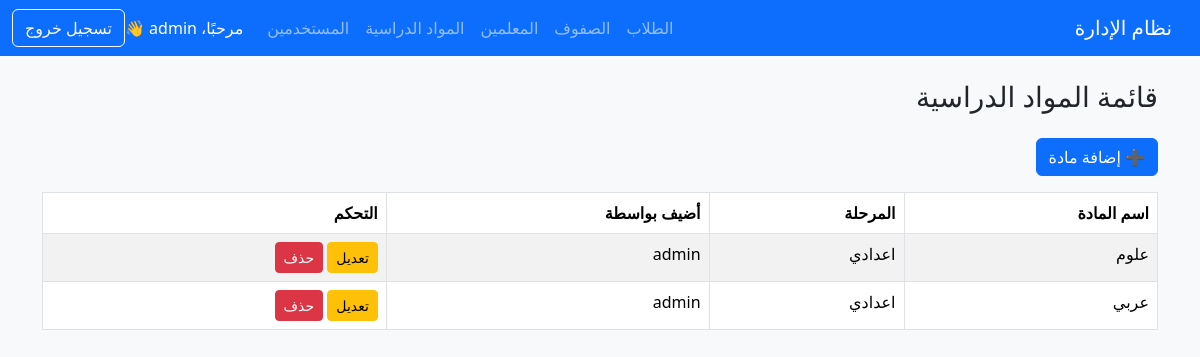
The page /youssef_students_v2/subjects/view.php (signed in) on the database its author committed.
### tables this page shows
CREATE TABLE `subjects` (
  `id` int(11) NOT NULL,
  `name` varchar(100) DEFAULT NULL,
  `level` varchar(50) DEFAULT NULL,
  `added_by` int(11) DEFAULT NULL
);

CREATE TABLE `users` (
  `id` int(11) NOT NULL,
  `username` varchar(50) NOT NULL,
  `password` varchar(255) NOT NULL,
  `role` varchar(20) DEFAULT 'user'
);

### youssef_students_v2/subjects/view.php (the view, shortened to what this page needs)
<?php
include '../includes/header.php';
include '../config/db.php';
$user_id = $_SESSION['user_id'];
$sql = "SELECT s.*, u.username FROM subjects s JOIN users u ON s.added_by = u.id WHERE s.added_by = $user_id";
$result = $conn->query($sql);
?>
<h3 class="mb-4">قائمة المواد الدراسية</h3>
<a href="add.php" class="btn btn-primary mb-3">➕ إضافة مادة</a>
<table class="table table-bordered table-striped">
  <thead>
    <tr>
      <th>اسم المادة</th>
      <th>المرحلة</th>
      <th>أضيف بواسطة</th>
      <th>التحكم</th>
    </tr>
  </thead>
  <tbody>
    <?php while($row = $result->fetch_assoc()): ?>
    <tr>
      <td><?= $row['name'] ?></td>
      <td><?= $row['level'] ?></td>
      <td><?= $row['username'] ?></td>
      <td>
        <a href="edit.php?id=<?= $row['id'] ?>" class="btn btn-sm btn-warning">تعديل</a>
        <a href="delete.php?id=<?= $row['id'] ?>" class="btn btn-sm btn-danger" onclick="return confirm('هل أنت متأكد؟')">حذف</a>
      </td>
    </tr>
    <?php endwhile; ?>
  </tbody>
</table>
</div>
</body>
</html>

### rows shown on the page
subjects: name "علوم", level "اعدادي", added_by.username "admin"
subjects: name "عربي", level "اعدادي", added_by.username "admin"

### other values the page prints
$_SESSION['username'] "admin"
